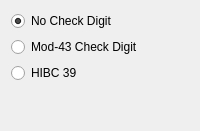
<?xml version="1.0" encoding="UTF-8"?>
<ui version="4.0">
 <class>grpC39</class>
 <widget class="QWidget" name="grpC39">
  <property name="geometry">
   <rect>
    <x>0</x>
    <y>0</y>
    <width>200</width>
    <height>131</height>
   </rect>
  </property>
  <property name="windowTitle">
   <string>Form</string>
  </property>
  <layout class="QVBoxLayout" name="verticalLayout">
   <item>
    <widget class="QRadioButton" name="radC39Stand">
     <property name="text">
      <string>No Check Digit</string>
     </property>
     <property name="checked">
      <bool>true</bool>
     </property>
    </widget>
   </item>
   <item>
    <widget class="QRadioButton" name="radC39Check">
     <property name="text">
      <string>Mod-43 Check Digit</string>
     </property>
    </widget>
   </item>
   <item>
    <widget class="QRadioButton" name="radC39HIBC">
     <property name="text">
      <string>HIBC 39</string>
     </property>
    </widget>
   </item>
   <item>
    <spacer name="verticalSpacer">
     <property name="orientation">
      <enum>Qt::Vertical</enum>
     </property>
     <property name="sizeHint" stdset="0">
      <size>
       <width>20</width>
       <height>42</height>
      </size>
     </property>
    </spacer>
   </item>
  </layout>
 </widget>
 <resources/>
 <connections/>
</ui>
